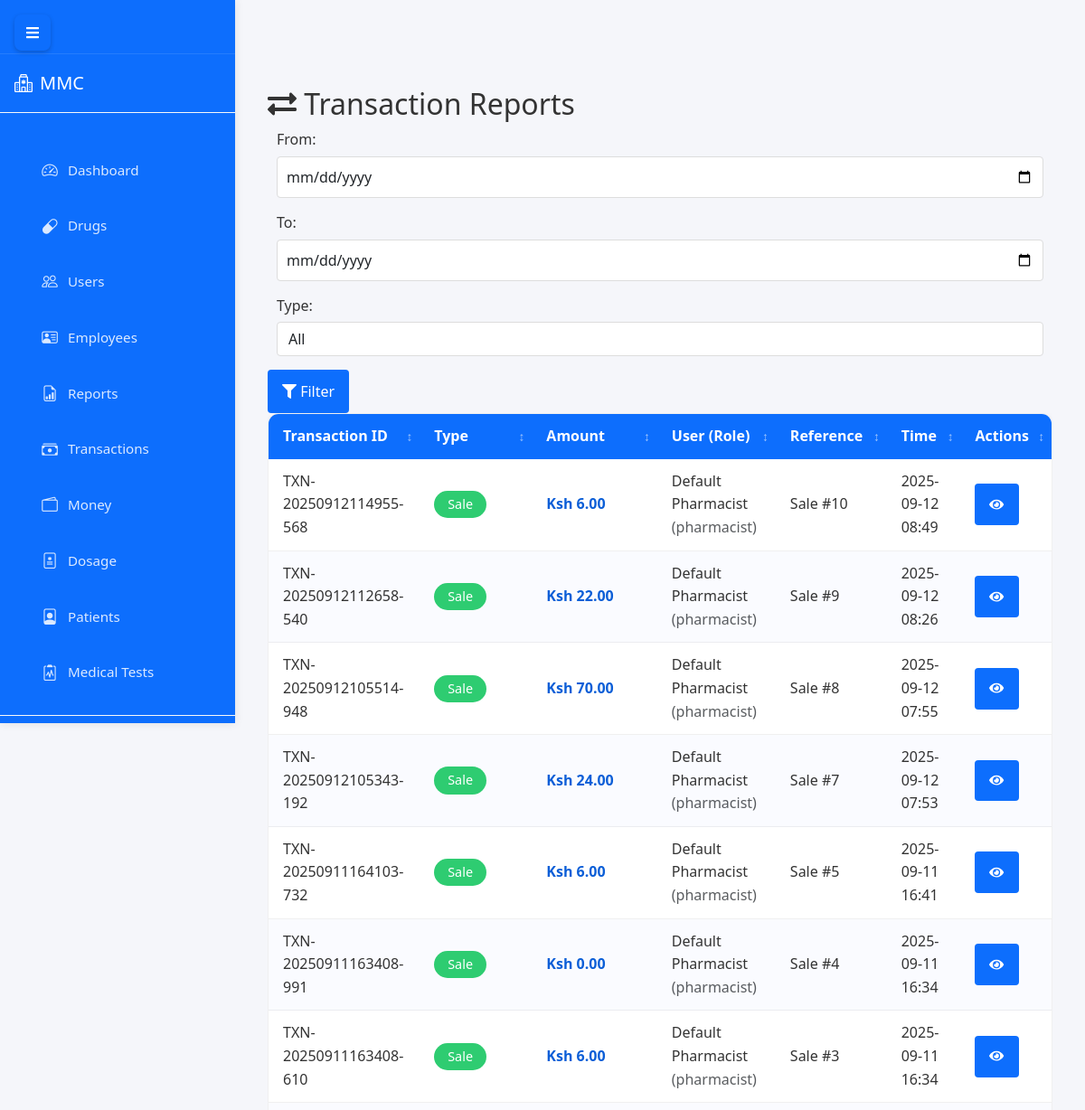
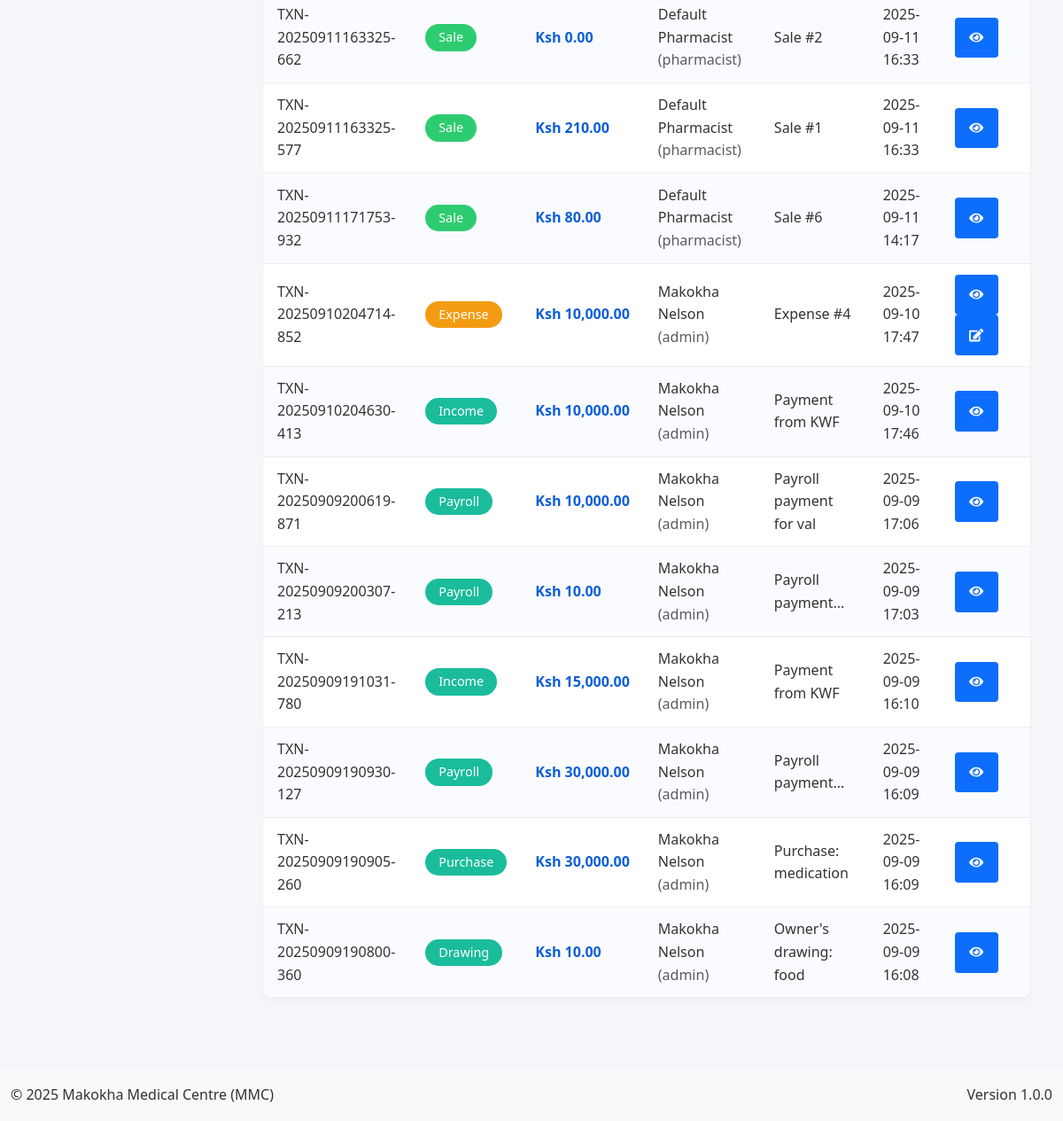
/admin/transactions (signed in), run on the app's committed database (2 pictures, top to bottom).
### app.py (models this page shows, shortened)
class Transaction(db.Model):
    id = db.Column(db.Integer, primary_key=True)
    transaction_number = db.Column(db.String(50), unique=True, nullable=False)
    transaction_type = db.Column(db.String(50), nullable=False)  # sale, refund, payment, expense, etc.
    amount = db.Column(db.Float, nullable=False)
    user_id = db.Column(db.Integer, db.ForeignKey('user.id'), nullable=False)
    reference_id = db.Column(db.Integer)  # ID of related record (sale, expense, etc.)
    notes = db.Column(db.Text)
    created_at = db.Column(db.DateTime, default=lambda: datetime.now(timezone.utc))
    updated_at = db.Column(db.DateTime, default=lambda: datetime.now(timezone.utc), onupdate=lambda: datetime.now(timezone.utc))
    user = db.relationship('User', backref='transactions')

class User(db.Model, UserMixin):
    __tablename__ = 'user'
    id = db.Column(db.Integer, primary_key=True)
    username = db.Column(db.String(50), unique=True, nullable=False)
    email = db.Column(db.String(100), unique=True, nullable=False)
    password = db.Column(db.String(200), nullable=False)
    role = db.Column(db.String(20), nullable=False, default='user')
    is_active = db.Column(db.Boolean, default=True)
    last_login = db.Column(db.DateTime)
    profile_picture = db.Column(db.String(255))
    created_at = db.Column(db.DateTime, default=lambda: datetime.now(timezone.utc))
    updated_at = db.Column(db.DateTime, default=lambda: datetime.now(timezone.utc), onupdate=lambda: datetime.now(timezone.utc))

### app.py (the view)
@app.route('/admin/transactions')
@login_required
def manage_transactions():
    if current_user.role != 'admin':
        flash('Unauthorized access', 'danger')
        return redirect(url_for('home'))
    transactions = Transaction.query.order_by(Transaction.created_at.desc()).all()
    return render_template('admin/transactions.html', transactions=transactions)

### app.py (called while the page is built, shortened)
@app.before_request
def initialize_data():
    global _first_request
    if not _first_request:
        return

@app.context_processor
def inject_current_date():
    return {'current_date': date.today().strftime('%Y-%m-%d')}

@app.context_processor
def inject_csrf_token():
    return dict(csrf_token=generate_csrf)

    @login_manager.user_loader
    def load_user(user_id):
        return db.session.get(User, int(user_id))

### templates/admin/transactions.html (shortened to what this page needs)
{% extends "base.html" %}
{% block content %}
<div class="content">
  <div class="page-header">
    <h2><i class="fas fa-exchange-alt"></i> Transaction Reports</h2>
    <div class="page-actions">
      <div class="form-inline">
        <div class="form-group mr-2">
          <label for="start_date" class="mr-2">From:</label>
          <input type="date" class="form-control" id="start_date">
        </div>
        <div class="form-group mr-2">
          <label for="end_date" class="mr-2">To:</label>
          <input type="date" class="form-control" id="end_date">
        </div>
        <div class="form-group mr-2">
          <label for="type_filter" class="mr-2">Type:</label>
          <select id="type_filter" class="form-control">
            <option value="">All</option>
          </select>
        </div>
        <button id="filterTransactions" class="btn btn-primary">
          <i class="fas fa-filter"></i> Filter
        </button>
      </div>
    </div>
  </div>
  <div class="table-responsive">
    <table class="data-table" id="transactionsTable">
      <thead>
        <tr>
          <th>Transaction ID</th>
          <th>Type</th>
          <th>Amount</th>
          <th>User (Role)</th>
          <th>Reference</th>
          <th>Time</th>
          <th>Actions</th>
        </tr>
      </thead>
      <tbody>
        {% for transaction in transactions %}
        <tr>
          <td>{{ transaction.transaction_number }}</td>
          <td>
            <span class="badge
              {% if transaction.transaction_type == 'sale' %}badge-success
              {% elif transaction.transaction_type == 'refund' %}badge-danger
              {% elif transaction.transaction_type == 'expense' %}badge-warning
              {% else %}badge-info{% endif %}">
              {{ transaction.transaction_type|title }}
            </span>
          </td>
          <td class="text-right amount">Ksh {{ "{:,.2f}".format(transaction.amount) }}</td>
          <td>
            {{ transaction.user.username }}
            <span class="text-muted">({{ transaction.user.role }})</span>
          </td>
          <td>
            {% if transaction.transaction_type == 'sale' %}
              Sale #{{ transaction.reference_id }}
            {% elif transaction.transaction_type == 'expense' %}
              Expense #{{ transaction.reference_id }}
            {% else %}
              {{ transaction.notes|truncate(20) }}
            {% endif %}
          </td>
          <td>{{ transaction.created_at.strftime('%Y-%m-%d %H:%M') }}</td>
          <td>
            <button class="btn btn-sm btn-view" data-id="{{ transaction.id }}" aria-label="View transaction {{ transaction.transaction_number }}">
              <i class="fas fa-eye"></i>
            </button>
            {% if transaction.transaction_type in ['expense', 'refund'] %}
            <button class="btn btn-sm btn-edit" data-id="{{ transaction.id }}" aria-label="Edit transaction {{ transaction.transaction_number }}">
              <i class="fas fa-edit"></i>
            </button>
            {% endif %}
          </td>
        </tr>
        {% endfor %}
      </tbody>
    </table>
  </div>
</div>
{% endblock %}

### static/css/style.css (style rules this page uses)
:root { --primary-color: #3498db; --secondary-color: #2980b9; --success-color: #2ecc71; --danger-color: #e74c3c; --warning-color: #f39c12; --info-color: #1abc9c; --light-color: #ecf0f1; --dark-color: #2c3e50; --gray-color: #95a5a6; --white-color: #ffffff; --black-color: #000000; --sidebar-width: 250px; --sidebar-collapsed-width: 0; --top-bar-height: 60px; --shadow: 0 2px 10px rgba(0, 0, 0, 0.1); --transition: all 0.3s ease; }
* { margin: 0; padding: 0; box-sizing: border-box; font-family: 'Segoe UI', Tahoma, Geneva, Verdana, sans-serif; }
.btn { position: relative; z-index: auto; }
.content, .main-content, .dashboard-container { position: static !important; overflow: visible !important; }
body { background-color: #f5f6fa; color: #333; line-height: 1.6; overflow-x: hidden; }
button, input, select, textarea { font-family: inherit; font-size: inherit; }
.btn { display: inline-block; padding: 8px 16px; border: none; border-radius: 4px; background-color: var(--primary-color); color: white; cursor: pointer; transition: var(--transition); }
.btn-sm { padding: 5px 10px; font-size: 0.9rem; }
.btn-primary { background-color: var(--primary-color); }
.form-group { margin-bottom: 15px; }
.form-group label { display: block; margin-bottom: 5px; font-weight: 500; }
.form-group input { width: 100%; padding: 10px; border: 1px solid #ddd; border-radius: 4px; font-size: 1rem; }
.content { flex: 1; padding: 20px; overflow-y: auto; }
.data-table { width: 100%; border-collapse: collapse; margin-bottom: 20px; }
.data-table th, .data-table td { padding: 12px 15px; text-align: left; border-bottom: 1px solid #eee; }
.data-table th { background-color: #f8f9fa; font-weight: 600; color: var(--dark-color); }
.form-group { flex: 1; min-width: 200px; padding: 0 10px; margin-bottom: 15px; }
.form-control { width: 100%; padding: 10px; border: 1px solid #ddd; border-radius: 4px; font-size: 1rem; }

### static/css/dashboard.css (style rules this page uses)
.badge { display: inline-flex; align-items: center; padding: 8px 15px; border-radius: 20px; font-size: 0.9rem; font-weight: 500; color: white; }
.badge-warning { background-color: var(--warning-color); }
.badge-info { background-color: var(--info-color); }
.badge-success { background-color: var(--success-color); }

### static/css/custom.css (style rules this page uses)
.form-control, .form-select { padding: 0.375rem 0.75rem; }

### templates/base.html (style rules this page uses)
:root { --sidebar-width: 260px; --sidebar-collapsed-width: 70px; --primary-color: #0d6efd; --secondary-color: #6c757d; --header-height: 60px; --transition-speed: 0.3s; --border-color: rgba(255, 255, 255, 0.1); }
body { -webkit-text-size-adjust: 100%; -webkit-tap-highlight-color: transparent; touch-action: manipulation; }
.btn, .nav-link, .dropdown-item, input[type="checkbox"] + label, .table .actions-column .btn { min-height: var(--tap-min-size); min-width: var(--tap-min-size); padding: 12px 16px; }
.table-responsive { overflow-x: auto; -webkit-overflow-scrolling: touch; }
.table-container { overflow-x: auto; -webkit-overflow-scrolling: touch; margin-bottom: 1.25rem; }
table.table-enhanced { width: 100%; border-collapse: separate; border-spacing: 0; background: #fff; border: 1px solid rgba(0,0,0,0.06); border-radius: 12px; overflow: hidden; box-shadow: 0 2px 10px rgba(0,0,0,0.04); }
.table-enhanced thead th { position: sticky; top: 0; background: linear-gradient(180deg, var(--primary-blue), var(--dark-blue)); color: #fff; z-index: 2; padding: 0.75rem 1rem; font-weight: 600; white-space: nowrap; border-bottom: 1px solid rgba(255,255,255,0.2); }
.table-enhanced tbody td { padding: 0.75rem 1rem; border-bottom: 1px solid rgba(0,0,0,0.06); vertical-align: middle; background: #fff; }
.table-enhanced tbody tr:nth-child(even) td { background: #fafbff; }
.table-enhanced thead th.sortable { cursor: pointer; position: relative; padding-right: 1.5rem; }
.table-enhanced thead th.sortable::after { content: '\2195'; position: absolute; right: 0.5rem; top: 50%; transform: translateY(-50%); opacity: 0.6; font-size: 0.85rem; }
.table-container { overflow-x: auto; -webkit-overflow-scrolling: touch; margin-bottom: 1.5rem; }

### templates/admin/transactions.html (style rules this page uses)
#transactionsTable thead th { background: #0d6efd; color: #fff; border: none; }
#transactionsTable tbody tr:nth-child(odd) { background-color: #f8fbff; }
#transactionsTable tbody tr:nth-child(even) { background-color: #ffffff; }
#transactionsTable td.amount { font-weight: 600; color: #0b5ed7; white-space: nowrap; }
.page-actions .form-control { min-width: 160px; }

### data on the page
Transaction: amount "6.00"
Transaction: amount "22.00"
Transaction: amount "70.00"
Transaction: amount "24.00"
Transaction: amount "6.00"
Transaction: amount "0.00"
Transaction: amount "6.00"
Transaction: amount "0.00"
Transaction: amount "210.00"
Transaction: amount "80.00"
Transaction: amount "10,000.00"
Transaction: amount "10,000.00"
Transaction: amount "10,000.00"
Transaction: amount "10.00"
Transaction: amount "15,000.00"
Transaction: amount "30,000.00"
Transaction: amount "30,000.00"
Transaction: amount "10.00"
